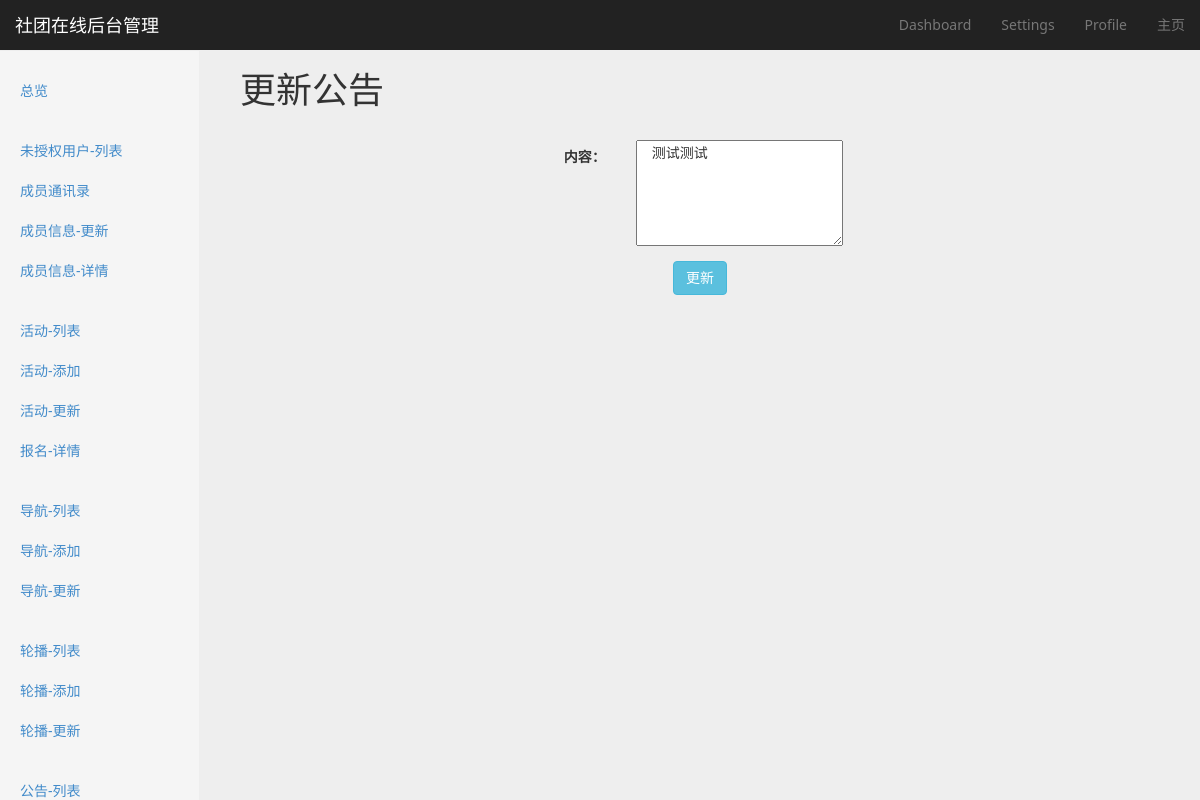
The page /announcement/2/update/ on the database as committed earlier.
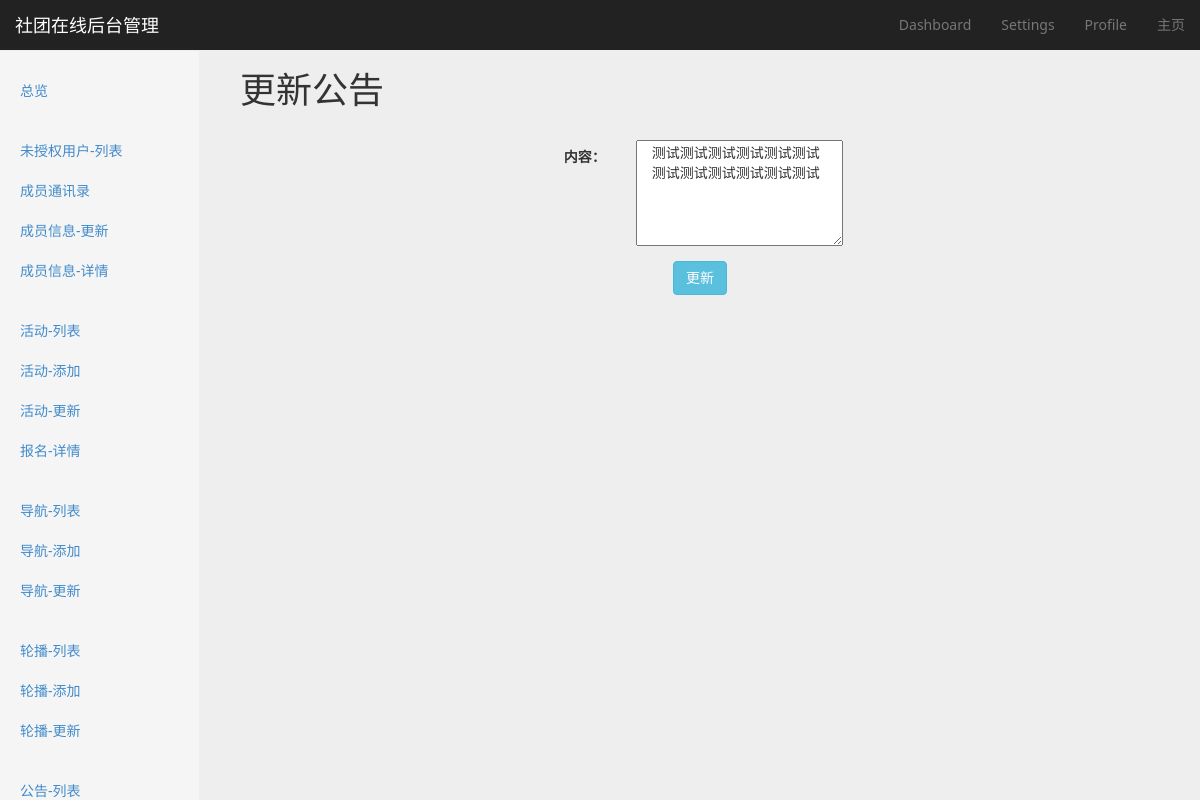
The same page on the database as committed later.
### announcement/models.py (models this page shows, shortened)
class Announcement(models.Model):
    content = models.TextField()
    author = models.ForeignKey(User)
    create_time = models.DateTimeField(auto_now=True)

### announcement/views.py (the view)
# urls.py: url(r'^(?P<pk>[0-9]+)/update/$', views.AnnouncementUpdateView.as_view(), name='announcement-update'),
class AnnouncementUpdateView(AjaxableResponseMixin, UpdateView):
    model = Announcement
    context_object_name = 'announcement'
    template_name_suffix = '_update_form'
    success_url = reverse_lazy('announcement-list')
    fields = ['content']
    def get_context_data(self, *args, **kwargs):
        context = super(AnnouncementUpdateView, self).get_context_data(*args, **kwargs)
        context['active_page'] = 'announcement-update'
        return context

### utils/common_mixin.py (called while the page is built)
    def get_context_data(self, *args, **kwargs):
        context = super(BaseMixin, self).get_context_data(**kwargs)
        context['COMMUNITY_NAME'] = COMMUNITY_NAME
        context['COMMUNITY_DESCRIPTION'] = COMMUNITY_DESCRIPTION
        context['PAGE_NUMBER'] = PAGE_NUMBER
        return context

### templates/announcement/announcement_update_form.html (shortened to what this page needs)
{% extends 'website/backend/settings/settings_base.html' %}
{% block option-title %}
    更新公告
{% endblock %}
{% block content %}
    <div class="col-md-12">
        <form class="form-horizontal" id="data-form">
            <div class="form-group">
                <label for="content" class="col-sm-3 col-sm-offset-2 control-label">内容：</label>
                <div class="col-sm-3">
                    <textarea name="content" id="content" rows="5" wrap="hard" class="col-md-12">{{ announcement.content }}</textarea>
                </div>
            </div>
            <button class="btn btn-info" id="submit-btn">更新</button>
        </form>
    </div>
{% endblock %}

Rows that differ between the two databases and show on the page:
changed Announcement: content "测试测试" → "测试测试测试测试测试测试测试测试测试测试测试测试"
